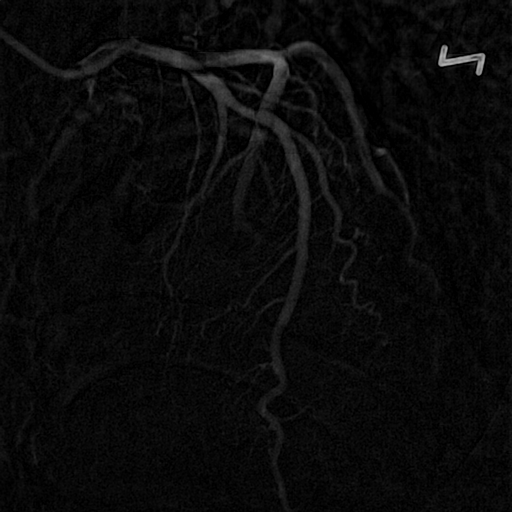
#> input picture generated data/1538839/bottom_hat.png, 512 x 512 px, given in place of AP_QCA.bmp, which was not available
$ python 'QCA_extract(예외).py'
#> lines starting #> are read from the running program, lines starting #| are printed output that depends on the picture
import cv2
import numpy as np
import os

patend_ids=['1538839','1745659', '1891170', '1892844']
#patend_ids=os.listdir('2nd data')
imges_path = [(os.path.join('2nd data',i,'AP','AP_QCA.bmp'),os.path.join('2nd data',i,'AP','AP_contrast.bmp')) for i in patend_ids]


for i in range(len(patend_ids)):
    QCA_img=cv2.imread(imges_path[i][0])
#> QCA_img is the input picture: shape (512, 512, 3); min 0, max 180, mean 10.3

    crop_range=[]
    for j in range(QCA_img.shape[1]-1):
        if bool(QCA_img[:581,j,:].sum())^bool(QCA_img[:581,j+1,:].sum()):
            crop_range.append(j+1)
#> after the loop, crop_range = []
    print(i,patend_ids[i],crop_range)
#| 0 1538839 []
    if len(crop_range)!=2:
        #print("BUG! BUG! BUG! BUG! BUG! BUG! BUG! BUG!")
        crop_range=[84,810]
    cv2.imshow('QCA_crop',QCA_img[:581,crop_range[0]:crop_range[1],:])
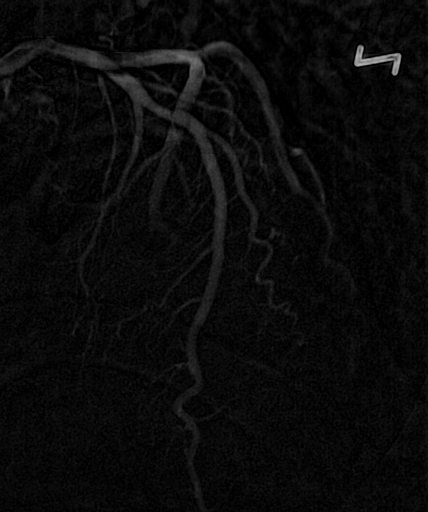
#> window 'QCA_crop': shape (512, 428, 3); min 0, max 180, mean 10.6
    #print(QCA_img[:581,crop_range[0]:crop_range[1],:].shape )

    cv2.waitKey()
#> pass 2 of the loop `for i in range(len(patend_ids)):`:
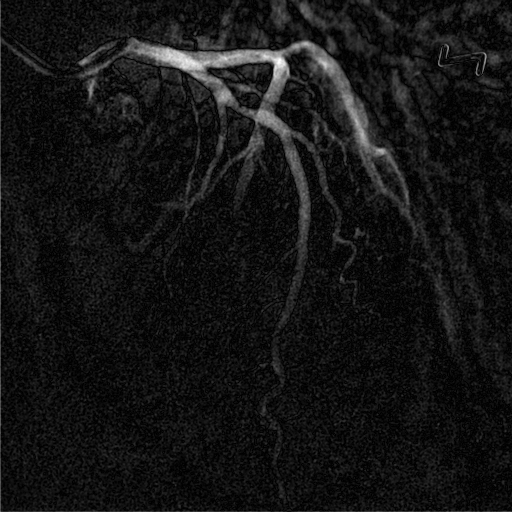
#> input picture generated data/1538839/multimodal_translation_reg.png, 512 x 512 px, given in place of AP_QCA.bmp, which was not available
#> QCA_img is the input picture: shape (512, 512, 3); min 0, max 255, mean 20.4
#| 1 1745659 []
#> `cv2.imshow('QCA_crop',QCA_img[:581,crop_range[0]:crop_range[1],:])`:
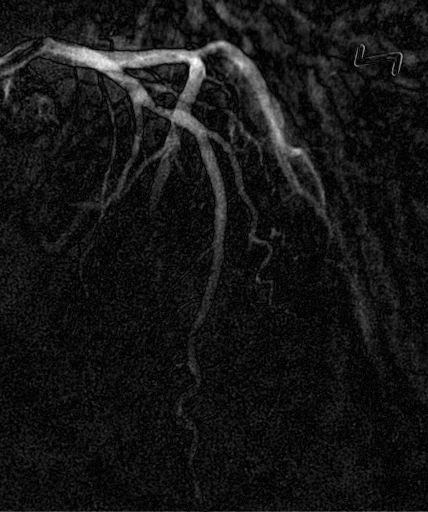
#> window 'QCA_crop': shape (512, 428, 3); min 0, max 255, mean 21.4
#> (the run stopped early here; a loop or call above may not have finished)
